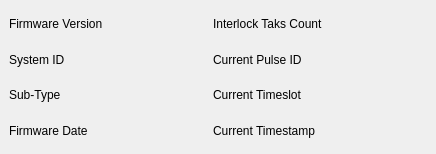
<?xml version="1.0" encoding="UTF-8"?>
<ui version="4.0">
 <class>Form</class>
 <widget class="QWidget" name="Form">
  <property name="geometry">
   <rect>
    <x>0</x>
    <y>0</y>
    <width>436</width>
    <height>154</height>
   </rect>
  </property>
  <property name="windowTitle">
   <string>RTM  Firmware Version - ${DEV}</string>
  </property>
  <layout class="QVBoxLayout" name="verticalLayout">
   <property name="leftMargin">
    <number>5</number>
   </property>
   <property name="topMargin">
    <number>5</number>
   </property>
   <property name="rightMargin">
    <number>5</number>
   </property>
   <property name="bottomMargin">
    <number>5</number>
   </property>
   <item>
    <layout class="QGridLayout" name="gridLayout">
     <property name="leftMargin">
      <number>4</number>
     </property>
     <property name="topMargin">
      <number>4</number>
     </property>
     <property name="rightMargin">
      <number>4</number>
     </property>
     <property name="bottomMargin">
      <number>4</number>
     </property>
     <item row="2" column="0">
      <widget class="QLabel" name="label_3">
       <property name="text">
        <string>Sub-Type</string>
       </property>
      </widget>
     </item>
     <item row="3" column="2">
      <widget class="QLabel" name="label_8">
       <property name="text">
        <string>Current Timestamp</string>
       </property>
      </widget>
     </item>
     <item row="2" column="3">
      <widget class="PyDMLabel" name="PyDMLabel_7">
       <property name="toolTip">
        <string/>
       </property>
       <property name="alarmSensitiveContent" stdset="0">
        <bool>true</bool>
       </property>
       <property name="channel" stdset="0">
        <string>ca://${DEV}:RTM_TS</string>
       </property>
      </widget>
     </item>
     <item row="3" column="1">
      <widget class="PyDMLabel" name="PyDMLabel_4">
       <property name="toolTip">
        <string/>
       </property>
       <property name="alarmSensitiveContent" stdset="0">
        <bool>true</bool>
       </property>
       <property name="channel" stdset="0">
        <string>ca://${DEV}:RTM_FIRMDATE</string>
       </property>
      </widget>
     </item>
     <item row="1" column="0">
      <widget class="QLabel" name="label_2">
       <property name="text">
        <string>System ID</string>
       </property>
      </widget>
     </item>
     <item row="0" column="1">
      <widget class="PyDMLabel" name="PyDMLabel">
       <property name="sizePolicy">
        <sizepolicy hsizetype="Preferred" vsizetype="Preferred">
         <horstretch>1</horstretch>
         <verstretch>0</verstretch>
        </sizepolicy>
       </property>
       <property name="toolTip">
        <string/>
       </property>
       <property name="alarmSensitiveContent" stdset="0">
        <bool>true</bool>
       </property>
       <property name="channel" stdset="0">
        <string>ca://${DEV}:RTM_FIRMVER </string>
       </property>
       <property name="displayFormat" stdset="0">
        <enum>PyDMLabel::Hex</enum>
       </property>
      </widget>
     </item>
     <item row="0" column="2">
      <widget class="QLabel" name="label_5">
       <property name="text">
        <string>Interlock Taks Count</string>
       </property>
      </widget>
     </item>
     <item row="2" column="2">
      <widget class="QLabel" name="label_7">
       <property name="text">
        <string>Current Timeslot</string>
       </property>
      </widget>
     </item>
     <item row="0" column="0">
      <widget class="QLabel" name="label">
       <property name="text">
        <string>Firmware Version</string>
       </property>
      </widget>
     </item>
     <item row="3" column="0">
      <widget class="QLabel" name="label_4">
       <property name="text">
        <string>Firmware Date</string>
       </property>
      </widget>
     </item>
     <item row="1" column="3">
      <widget class="PyDMLabel" name="PyDMLabel_6">
       <property name="toolTip">
        <string/>
       </property>
       <property name="alarmSensitiveContent" stdset="0">
        <bool>true</bool>
       </property>
       <property name="channel" stdset="0">
        <string>ca://${DEV}:RTM_PID</string>
       </property>
      </widget>
     </item>
     <item row="0" column="3">
      <widget class="PyDMLabel" name="PyDMLabel_5">
       <property name="sizePolicy">
        <sizepolicy hsizetype="Preferred" vsizetype="Preferred">
         <horstretch>1</horstretch>
         <verstretch>0</verstretch>
        </sizepolicy>
       </property>
       <property name="toolTip">
        <string/>
       </property>
       <property name="alarmSensitiveContent" stdset="0">
        <bool>true</bool>
       </property>
       <property name="channel" stdset="0">
        <string>ca://${DEV}:RTM_TASKCNT</string>
       </property>
      </widget>
     </item>
     <item row="2" column="1">
      <widget class="PyDMLabel" name="PyDMLabel_3">
       <property name="toolTip">
        <string/>
       </property>
       <property name="alarmSensitiveContent" stdset="0">
        <bool>true</bool>
       </property>
       <property name="channel" stdset="0">
        <string>ca://${DEV}:RTM_SUBTYPE</string>
       </property>
      </widget>
     </item>
     <item row="1" column="2">
      <widget class="QLabel" name="label_6">
       <property name="text">
        <string>Current Pulse ID</string>
       </property>
      </widget>
     </item>
     <item row="3" column="3">
      <widget class="PyDMLabel" name="PyDMLabel_8">
       <property name="maximumSize">
        <size>
         <width>160</width>
         <height>16777215</height>
        </size>
       </property>
       <property name="toolTip">
        <string/>
       </property>
       <property name="scaledContents">
        <bool>true</bool>
       </property>
       <property name="alarmSensitiveContent" stdset="0">
        <bool>true</bool>
       </property>
       <property name="channel" stdset="0">
        <string>ca://${DEV}:RTM_TSTR</string>
       </property>
      </widget>
     </item>
     <item row="1" column="1">
      <widget class="PyDMLabel" name="PyDMLabel_2">
       <property name="toolTip">
        <string/>
       </property>
       <property name="alarmSensitiveContent" stdset="0">
        <bool>true</bool>
       </property>
       <property name="channel" stdset="0">
        <string>ca://${DEV}:RTM_SYSID</string>
       </property>
      </widget>
     </item>
    </layout>
   </item>
  </layout>
 </widget>
 <customwidgets>
  <customwidget>
   <class>PyDMLabel</class>
   <extends>QLabel</extends>
   <header>pydm.widgets.label</header>
  </customwidget>
 </customwidgets>
 <resources/>
 <connections/>
</ui>
